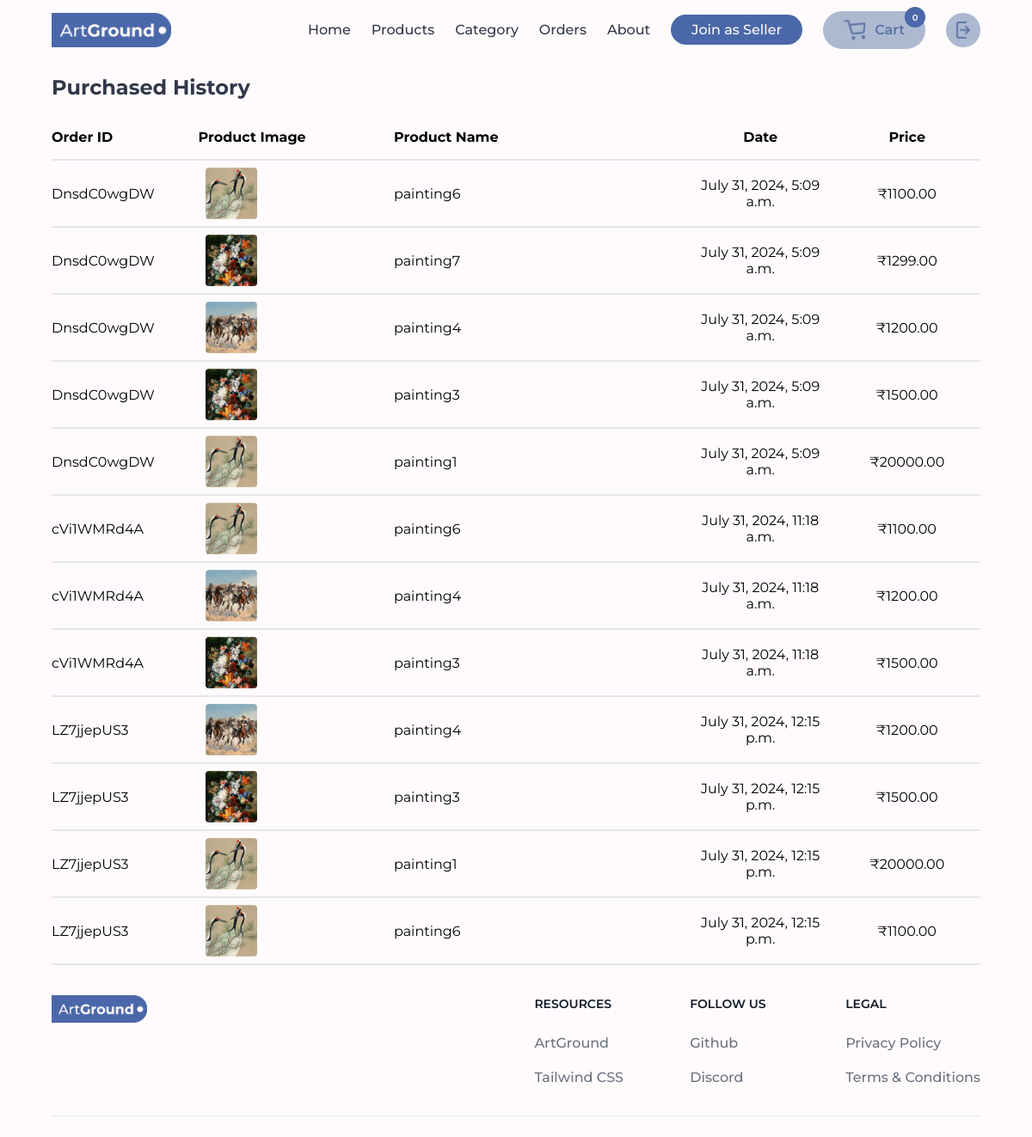
/Orders/ (signed in), run on the app's committed database.
### Seller/models.py (models this page shows, shortened)
class OrderItem(models.Model):
    order_item_id = models.CharField(primary_key=True, max_length=10, unique=True, editable=False)
    order = models.ForeignKey(Order, related_name='order_items', on_delete=models.CASCADE)
    product = models.ForeignKey(Product, on_delete=models.CASCADE)
    quantity = models.PositiveIntegerField()
    price = models.DecimalField(max_digits=10, decimal_places=2)

class Order(models.Model):
    order_id = models.CharField(primary_key=True, max_length=10, unique=True, editable=False)
    user = models.ForeignKey(User, on_delete=models.CASCADE)
    created_at = models.DateTimeField(auto_now_add=True)
    updated_at = models.DateTimeField(auto_now=True)

class Product(models.Model):
    CATEGORY_CHOICES = [
        ('null', 'Select Category'),
        ('oil', 'Oil painting'),
        ('acrylic', 'Acrylic painting'),
        ('water', 'water painting'),
        ('pastel', 'pastel painting'),
        ('spray', 'spray painting'),
        ('other', 'other painting')
    ]
    SIZE_CHOICES = [
        ('null', 'Select Size'),
        ('4x8', '4 x 8 inches (10.16 x 20.32 cm) - Small'),
        ('8x10', '8 x 10 inches (20.32 x 25.4 cm) - Medium'),
        ('16x20', '16 x 20 inches (40.64 x 50.8 cm) - Large'),
        ('24x30', '24 x 30 inches (60.96 x 76.2 cm) - Large'),
    ]
    product_id = models.CharField(primary_key=True, max_length=10, unique=True, editable=False)
    seller = models.ForeignKey(Seller, on_delete=models.CASCADE)
    name = models.CharField(max_length=255)
    price = models.DecimalField(max_digits=10, decimal_places=2)
    description = models.TextField()
    image = models.ImageField(upload_to='product_images/')
    category = models.CharField(max_length=10, choices=CATEGORY_CHOICES, default='null')
    size = models.CharField(max_length=6, choices=SIZE_CHOICES, default='null')
    created_at = models.DateTimeField(auto_now_add=True)
    updated_at = models.DateTimeField(auto_now=True)

### Customer/views.py (the view)
# urls.py: path('Orders/', views.OrdersHistory, name='Orders'),
@login_required()
@customer_required
def OrdersHistory(request):
    review=reviewForm()
    order_items = []
    current_user_orders = Order.objects.filter(user=request.user)
    for order in current_user_orders:
        order_items += order.order_items.all()
    return render(request, 'PurchasedHistory.html', {'purchase_history': order_items,'review':review})

### Customer/templatetags/custom_filters.py (called while the page is built)
@register.filter(name="cart_total")
def cart_total(cart):
    return len(cart)

### Customer/templates/PurchasedHistory.html
{% extends 'base.html' %} {% block content %}
<div class="border-product">
  <h1 class="text-text text-2xl font-bold py-4">Purchased History</h1>
  <div class="w-full flex flex-col">
    <div class="h-[75vh] w-full overflow-y-auto">
      <table class="w-full overflow-x-auto font-[Montserrat]">
        <thead>
          <tr class="text-center border-b-2 font-[Montserrat]">
            <th class="text-left">Order ID</th>
            <th class="text-left py-4 mb-4">Product Image</th>
            <th class="text-left">Product Name</th>
            <th>Date</th>
            <th>Price</th>
          </tr>
        </thead>
        {% for order_item in purchase_history %}
        <tr class="text-center hover:bg-product border-b-2 font-[Montserrat]">
          <td class="w-[15%] text-left">{{order_item.order.order_id}}</td>
          <td class="p-2 mx-auto w-[20%]">
            <a
              href="/media/{{order_item.product.image}}"
              target="_blank"
              onclick="window.open(this.href, 'Snopzer','left=50,top=50,width=500,height=500,toolbar=1,resizable=0'); return false;"
            >
              <img
                src="/media/{{order_item.product.image}}"
                alt=""
                class="size-[60px] rounded-sm"
              />
            </a>
          </td>
          <td class="w-[30%] text-left">{{order_item.product.name}}</td>
          <td class="w-[15%]">{{order_item.order.created_at}}</td>
          <td class="w-[15%]">₹{{order_item.product.price}}</td>
        </tr>
        {% endfor %}
      </table>
    </div>
  </div>
</div>
{% endblock %}

### static/styles.css (style rules this page uses)
* { box-sizing: border-box; margin: 0; padding: 0; font-family: "Montserrat", sans-serif !important; --tw-ring-color: none !important; }
:root { --primary: "#FFFBFC"; --secondary: "#ADB9D1"; --accent: "#4A68A9"; --text: "#32384A"; --product: "#ECEDEF"; }
::placeholder { color: #adb9d1 !important; }

### data on the page
OrderItem: order.order_id "DnsdC0wgDW", product.image (picture), product.name "painting6", order.created_at "July 31, 2024, 5:09 a.m.", product.price "1100.00"
OrderItem: order.order_id "DnsdC0wgDW", product.image (picture), product.name "painting7", order.created_at "July 31, 2024, 5:09 a.m.", product.price "1299.00"
OrderItem: order.order_id "DnsdC0wgDW", product.image (picture), product.name "painting4", order.created_at "July 31, 2024, 5:09 a.m.", product.price "1200.00"
OrderItem: order.order_id "DnsdC0wgDW", product.image (picture), product.name "painting3", order.created_at "July 31, 2024, 5:09 a.m.", product.price "1500.00"
OrderItem: order.order_id "DnsdC0wgDW", product.image (picture), product.name "painting1", order.created_at "July 31, 2024, 5:09 a.m.", product.price "20000.00"
OrderItem: order.order_id "cVi1WMRd4A", product.image (picture), product.name "painting6", order.created_at "July 31, 2024, 11:18 a.m.", product.price "1100.00"
OrderItem: order.order_id "cVi1WMRd4A", product.image (picture), product.name "painting4", order.created_at "July 31, 2024, 11:18 a.m.", product.price "1200.00"
OrderItem: order.order_id "cVi1WMRd4A", product.image (picture), product.name "painting3", order.created_at "July 31, 2024, 11:18 a.m.", product.price "1500.00"
OrderItem: order.order_id "LZ7jjepUS3", product.image (picture), product.name "painting4", order.created_at "July 31, 2024, 12:15 p.m.", product.price "1200.00"
OrderItem: order.order_id "LZ7jjepUS3", product.image (picture), product.name "painting3", order.created_at "July 31, 2024, 12:15 p.m.", product.price "1500.00"
OrderItem: order.order_id "LZ7jjepUS3", product.image (picture), product.name "painting1", order.created_at "July 31, 2024, 12:15 p.m.", product.price "20000.00"
OrderItem: order.order_id "LZ7jjepUS3", product.image (picture), product.name "painting6", order.created_at "July 31, 2024, 12:15 p.m.", product.price "1100.00"

### other printed values
{{ request.session.cart|cart_total }} "0"
